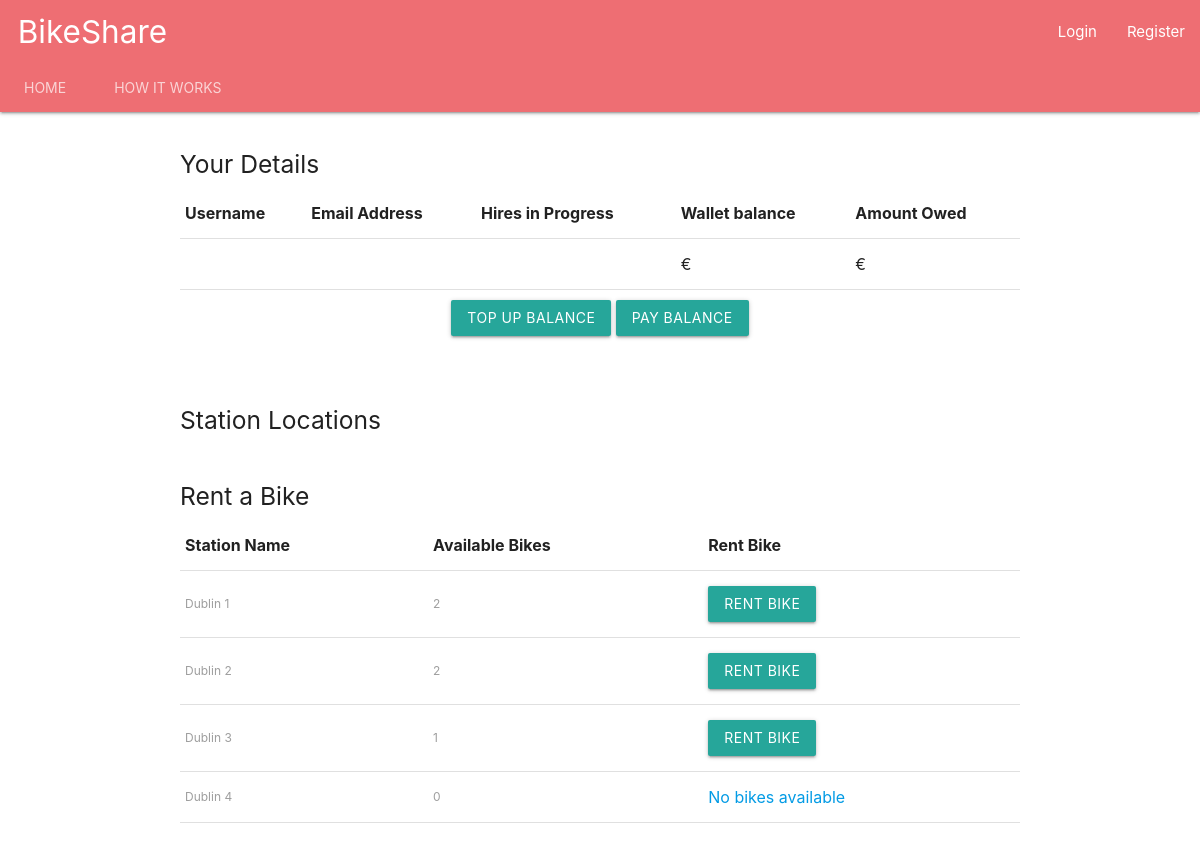
Screenshot of /customer/ with the database file from the repository.
### BikeShare/models.py (models this page shows, shortened)
class Station(models.Model):
    station_name = models.CharField(max_length=100, default="")
    station_latitude = models.FloatField(null=True)
    station_longitude = models.FloatField(null=True)
    @property
    def number_of_bikes(self):
        available_bikes = self.bike_set.all().filter(in_use=False, is_faulty=False)
        return available_bikes.count()

### BikeShare/views.py (the view)
# urls.py: path('customer/', views.customer_page, name='bikeshare-customer'),
def customer_page(request):
    all_stations = Station.objects.all()
    all_bikes = Bike.objects.all()
    customers_orders = Order.objects.all().filter()
    all_stations_map = serializers.serialize("json", Station.objects.all())
    form = LocationForm()
    context = {
        'all_stations': all_stations,
        'all_bikes': all_bikes,
        'customers_orders': customers_orders,
        'form': form,
        'all_stations_map': all_stations_map}
    return render(request, 'customer_page.html', context=context)

### BikeShare/templates/customer_page.html (shortened to what this page needs)
<head>
</head>
{% extends 'base.html' %}
{% block content %}
    <body>
    <br>
    <h5>Your Details</h5>
    <table align="center">
        <thead>
        <tr>
            <th>Username</th>
            <th>Email Address</th>
            <th>Hires in Progress</th>
            <th>Wallet balance</th>
            <th>Amount Owed</th>
        </tr>
        </thead>
        <tbody>
        <tr>
            <td>{{ request.user.username }}</td>
            <td>{{ request.user.email }}</td>
            <td>{{ request.user.hires_in_progress }}</td>
            <td>€{{ request.user.wallet_balance }}</td>
            <td>€{{ request.user.amount_owed }}</td>
        </tr>
        </tbody>
    </table>
    <div class="container" align="center" style="padding: 10px">
        <button type="button" id="cancel" class="cancelbtn waves-effect waves-light btn"
                onclick="location.href='{% url 'bikeshare:top-up' %}'">Top Up Balance
        </button>
        <button type="button" id="cancel" class="cancelbtn waves-effect waves-light btn"
                onclick="location.href='{% url 'bikeshare:pay-balance' %}'">Pay Balance
        </button>
    </div>
    <br>
    <br>
    <h5>Station Locations</h5>
    <br>
    {% if request.user.amount_owed >= 30.00 %}
        <h5>Rent a Bike<a> - Please repay your balance before renting another bike.</a></h5>
    {% elif request.user.hires_in_progress > 3 %}
        <h5>Rent a Bike<a> - Please return one or more bikes before renting another.</a></h5>
    {% else %}
        <h5>Rent a Bike</h5>
    {% endif %}
    <table>
        <thead>
        <tr>
            <th align="center">Station Name</th>
            <th>Available Bikes</th>
            <th>Rent Bike</th>
        </tr>
        </thead>
        <tbody>
        {% for station in all_stations %}
            <form action="{% url 'bikeshare:rent_bike' station.id %}" method="post">
                <tr>
                    <td>
                        <label>{{ station.station_name }} </label>
                    </td>
                    <td>
                        <label>{{ station.number_of_bikes }}</label>
                    </td>
                    <td>
                     {% if request.user.amount_owed >= 30.00 or request.user.hires_in_progress > 3 %}
                        {% if station.number_of_bikes > 0 %}
                            <button type="submit" class="cancelbtn waves-effect waves-light btn" name="user_id"
                                    value="{{ request.user.id }}" disabled>Rent Bike
                            </button>
                        {% else %}
                            <a>No bikes available</a>
                        {% endif %}
                    {% else %}
                    {% if station.number_of_bikes > 0 %}
                            <button type="submit" class="cancelbtn waves-effect waves-light btn" name="user_id"
                                    value="{{ request.user.id }}">Rent Bike
                            </button>
                        {% else %}
                            <a>No bikes available</a>
                        {% endif %}
                    {% endif %}
                    </td>
                </tr>
            </form>
        {% endfor %}
        </tbody>
    </table>
    <br><br>
{% endblock %}

### rows the page displays
Station: station_name "Dublin 1", number_of_bikes "2"
Station: station_name "Dublin 2", number_of_bikes "2"
Station: station_name "Dublin 3", number_of_bikes "1"
Station: station_name "Dublin 4", number_of_bikes "0", shows "No bikes available"
